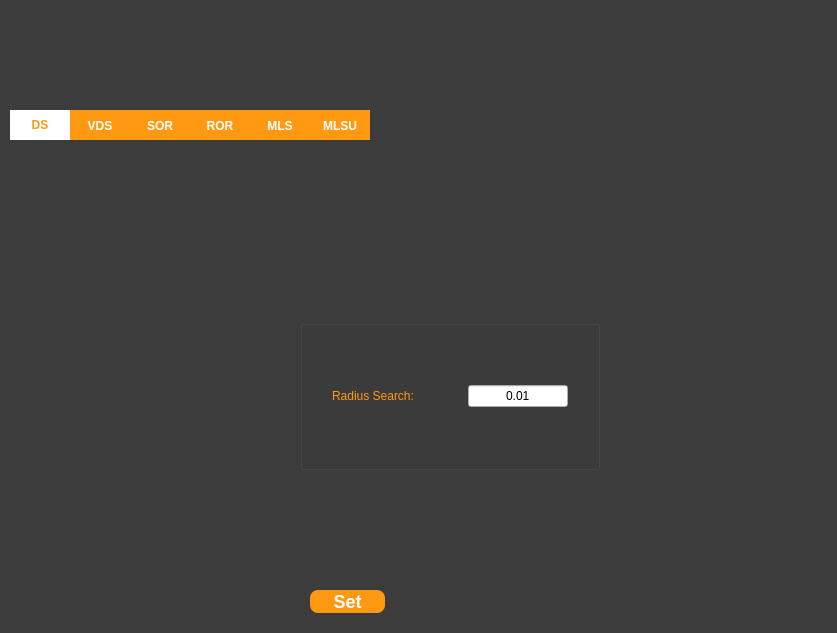
<?xml version="1.0" encoding="UTF-8"?>
<ui version="4.0">
 <class>treatmentForm</class>
 <widget class="QWidget" name="treatmentForm">
  <property name="geometry">
   <rect>
    <x>0</x>
    <y>0</y>
    <width>837</width>
    <height>633</height>
   </rect>
  </property>
  <property name="minimumSize">
   <size>
    <width>837</width>
    <height>400</height>
   </size>
  </property>
  <property name="font">
   <font>
    <family>Arial</family>
   </font>
  </property>
  <property name="windowTitle">
   <string>Form</string>
  </property>
  <property name="styleSheet">
   <string notr="true">
QWidget#treatmentForm{background-color:#3d3c3c}


QPushButton{background:#ff9912; border:none;color:#ffffff; border-radius:8px; font:bold 18px}
QPushButton::hover{background-color:#faab43} 
QPushButton::pressed{background-color:#969292} 

/*1.设置Tab样式*/

/*表示tabBar一直显示的样式*/

QTabBar::tab

{

    /*border-top-left-radius: 10px;

    border-top-right-radius: 10px;

    padding:2px 14px 2px 24px;
	height:30px;


    margin-right:1px;
	margin-left:1px;*/
height:30px;
width:60px
	
}

/*2.设置 pane的样式*/

QTabWidget::pane{

    border:none;

}




QTabBar::tab:!selected {

    background-color:#ff9912;

    color: rgb(255,255,255);

}

QTabBar::tab:selected, QTabBar::tab:hover {

    background-color: rgb(255,255,255);

    color:#ff9912;

} </string>
  </property>
  <widget class="QTabWidget" name="tabWidget">
   <property name="geometry">
    <rect>
     <x>10</x>
     <y>110</y>
     <width>791</width>
     <height>501</height>
    </rect>
   </property>
   <property name="minimumSize">
    <size>
     <width>0</width>
     <height>0</height>
    </size>
   </property>
   <property name="font">
    <font>
     <family>Arial</family>
     <weight>75</weight>
     <bold>true</bold>
    </font>
   </property>
   <property name="toolTip">
    <string/>
   </property>
   <property name="currentIndex">
    <number>0</number>
   </property>
   <widget class="QWidget" name="downsampling">
    <attribute name="title">
     <string>DS</string>
    </attribute>
    <widget class="QGroupBox" name="groupBox1">
     <property name="geometry">
      <rect>
       <x>290</x>
       <y>180</y>
       <width>300</width>
       <height>150</height>
      </rect>
     </property>
     <property name="minimumSize">
      <size>
       <width>0</width>
       <height>0</height>
      </size>
     </property>
     <property name="title">
      <string/>
     </property>
     <property name="alignment">
      <set>Qt::AlignCenter</set>
     </property>
     <layout class="QGridLayout" name="gridLayout">
      <item row="0" column="0">
       <layout class="QHBoxLayout" name="horizontalLayout">
        <item>
         <widget class="QLabel" name="label">
          <property name="maximumSize">
           <size>
            <width>130</width>
            <height>16777215</height>
           </size>
          </property>
          <property name="font">
           <font>
            <family>Arial</family>
           </font>
          </property>
          <property name="styleSheet">
           <string notr="true">QLabel{color:#ff9912}</string>
          </property>
          <property name="text">
           <string>Radius Search: </string>
          </property>
         </widget>
        </item>
        <item>
         <widget class="QLineEdit" name="lineedit_DS">
          <property name="maximumSize">
           <size>
            <width>100</width>
            <height>16777215</height>
           </size>
          </property>
          <property name="text">
           <string>0.01</string>
          </property>
          <property name="alignment">
           <set>Qt::AlignCenter</set>
          </property>
         </widget>
        </item>
       </layout>
      </item>
     </layout>
    </widget>
   </widget>
   <widget class="QWidget" name="voxel_downsampling">
    <attribute name="title">
     <string>VDS</string>
    </attribute>
    <widget class="QGroupBox" name="groupBox2">
     <property name="geometry">
      <rect>
       <x>370</x>
       <y>180</y>
       <width>300</width>
       <height>150</height>
      </rect>
     </property>
     <property name="minimumSize">
      <size>
       <width>0</width>
       <height>0</height>
      </size>
     </property>
     <property name="title">
      <string/>
     </property>
     <property name="alignment">
      <set>Qt::AlignCenter</set>
     </property>
     <layout class="QGridLayout" name="gridLayout_2">
      <item row="0" column="0">
       <layout class="QHBoxLayout" name="horizontalLayout_2">
        <item>
         <widget class="QLabel" name="label_2">
          <property name="maximumSize">
           <size>
            <width>130</width>
            <height>16777215</height>
           </size>
          </property>
          <property name="font">
           <font>
            <family>Arial</family>
           </font>
          </property>
          <property name="styleSheet">
           <string notr="true">QLabel{color:#ff9912}</string>
          </property>
          <property name="text">
           <string>Leaf Size: </string>
          </property>
         </widget>
        </item>
        <item>
         <widget class="QLineEdit" name="lineedit_VDS">
          <property name="maximumSize">
           <size>
            <width>100</width>
            <height>16777215</height>
           </size>
          </property>
          <property name="text">
           <string>0.05</string>
          </property>
          <property name="alignment">
           <set>Qt::AlignCenter</set>
          </property>
         </widget>
        </item>
       </layout>
      </item>
     </layout>
    </widget>
   </widget>
   <widget class="QWidget" name="sor">
    <attribute name="title">
     <string>SOR</string>
    </attribute>
    <widget class="QGroupBox" name="groupBox3">
     <property name="geometry">
      <rect>
       <x>360</x>
       <y>200</y>
       <width>300</width>
       <height>150</height>
      </rect>
     </property>
     <property name="minimumSize">
      <size>
       <width>0</width>
       <height>0</height>
      </size>
     </property>
     <property name="title">
      <string/>
     </property>
     <property name="alignment">
      <set>Qt::AlignCenter</set>
     </property>
     <layout class="QGridLayout" name="gridLayout_3">
      <item row="1" column="0">
       <layout class="QVBoxLayout" name="verticalLayout">
        <item>
         <layout class="QHBoxLayout" name="horizontalLayout_3">
          <item>
           <widget class="QLabel" name="label_3">
            <property name="maximumSize">
             <size>
              <width>130</width>
              <height>16777215</height>
             </size>
            </property>
            <property name="font">
             <font>
              <family>Arial</family>
             </font>
            </property>
            <property name="styleSheet">
             <string notr="true">QLabel{color:#ff9912}</string>
            </property>
            <property name="text">
             <string>Mean K: </string>
            </property>
           </widget>
          </item>
          <item>
           <widget class="QLineEdit" name="lineedit_SORK">
            <property name="maximumSize">
             <size>
              <width>100</width>
              <height>16777215</height>
             </size>
            </property>
            <property name="text">
             <string>10</string>
            </property>
            <property name="alignment">
             <set>Qt::AlignCenter</set>
            </property>
           </widget>
          </item>
         </layout>
        </item>
        <item>
         <spacer name="verticalSpacer">
          <property name="orientation">
           <enum>Qt::Vertical</enum>
          </property>
          <property name="sizeHint" stdset="0">
           <size>
            <width>20</width>
            <height>15</height>
           </size>
          </property>
         </spacer>
        </item>
        <item>
         <layout class="QHBoxLayout" name="horizontalLayout_4">
          <item>
           <widget class="QLabel" name="label_4">
            <property name="maximumSize">
             <size>
              <width>130</width>
              <height>16777215</height>
             </size>
            </property>
            <property name="font">
             <font>
              <family>Arial</family>
             </font>
            </property>
            <property name="styleSheet">
             <string notr="true">QLabel{color:#ff9912}</string>
            </property>
            <property name="text">
             <string>Std Multiplier: </string>
            </property>
           </widget>
          </item>
          <item>
           <widget class="QLineEdit" name="lineedit_SORSTD">
            <property name="maximumSize">
             <size>
              <width>100</width>
              <height>16777215</height>
             </size>
            </property>
            <property name="text">
             <string>3.0</string>
            </property>
            <property name="alignment">
             <set>Qt::AlignCenter</set>
            </property>
           </widget>
          </item>
         </layout>
        </item>
       </layout>
      </item>
      <item row="0" column="0">
       <spacer name="verticalSpacer_10">
        <property name="orientation">
         <enum>Qt::Vertical</enum>
        </property>
        <property name="sizeHint" stdset="0">
         <size>
          <width>20</width>
          <height>5</height>
         </size>
        </property>
       </spacer>
      </item>
      <item row="2" column="0">
       <spacer name="verticalSpacer_11">
        <property name="orientation">
         <enum>Qt::Vertical</enum>
        </property>
        <property name="sizeHint" stdset="0">
         <size>
          <width>20</width>
          <height>5</height>
         </size>
        </property>
       </spacer>
      </item>
     </layout>
    </widget>
   </widget>
   <widget class="QWidget" name="r_outlierremoval">
    <attribute name="title">
     <string>ROR</string>
    </attribute>
    <widget class="QGroupBox" name="groupBox4">
     <property name="geometry">
      <rect>
       <x>390</x>
       <y>200</y>
       <width>300</width>
       <height>150</height>
      </rect>
     </property>
     <property name="minimumSize">
      <size>
       <width>0</width>
       <height>0</height>
      </size>
     </property>
     <property name="title">
      <string/>
     </property>
     <property name="alignment">
      <set>Qt::AlignCenter</set>
     </property>
     <layout class="QGridLayout" name="gridLayout_4">
      <item row="1" column="0">
       <layout class="QVBoxLayout" name="verticalLayout_2">
        <item>
         <layout class="QHBoxLayout" name="horizontalLayout_5">
          <item>
           <widget class="QLabel" name="label_5">
            <property name="maximumSize">
             <size>
              <width>130</width>
              <height>16777215</height>
             </size>
            </property>
            <property name="font">
             <font>
              <family>Arial</family>
             </font>
            </property>
            <property name="styleSheet">
             <string notr="true">QLabel{color:#ff9912}</string>
            </property>
            <property name="text">
             <string>Neighbours: </string>
            </property>
           </widget>
          </item>
          <item>
           <widget class="QLineEdit" name="lineedit_RN">
            <property name="maximumSize">
             <size>
              <width>100</width>
              <height>16777215</height>
             </size>
            </property>
            <property name="text">
             <string>5</string>
            </property>
            <property name="alignment">
             <set>Qt::AlignCenter</set>
            </property>
           </widget>
          </item>
         </layout>
        </item>
        <item>
         <spacer name="verticalSpacer_2">
          <property name="orientation">
           <enum>Qt::Vertical</enum>
          </property>
          <property name="sizeHint" stdset="0">
           <size>
            <width>20</width>
            <height>15</height>
           </size>
          </property>
         </spacer>
        </item>
        <item>
         <layout class="QHBoxLayout" name="horizontalLayout_6">
          <item>
           <widget class="QLabel" name="label_6">
            <property name="maximumSize">
             <size>
              <width>130</width>
              <height>16777215</height>
             </size>
            </property>
            <property name="font">
             <font>
              <family>Arial</family>
             </font>
            </property>
            <property name="styleSheet">
             <string notr="true">QLabel{color:#ff9912}</string>
            </property>
            <property name="text">
             <string>Radius Search: </string>
            </property>
           </widget>
          </item>
          <item>
           <widget class="QLineEdit" name="lineedit_RS">
            <property name="maximumSize">
             <size>
              <width>100</width>
              <height>16777215</height>
             </size>
            </property>
            <property name="text">
             <string>0.05</string>
            </property>
            <property name="alignment">
             <set>Qt::AlignCenter</set>
            </property>
           </widget>
          </item>
         </layout>
        </item>
       </layout>
      </item>
      <item row="0" column="0">
       <spacer name="verticalSpacer_7">
        <property name="orientation">
         <enum>Qt::Vertical</enum>
        </property>
        <property name="sizeHint" stdset="0">
         <size>
          <width>20</width>
          <height>5</height>
         </size>
        </property>
       </spacer>
      </item>
      <item row="2" column="0">
       <spacer name="verticalSpacer_8">
        <property name="orientation">
         <enum>Qt::Vertical</enum>
        </property>
        <property name="sizeHint" stdset="0">
         <size>
          <width>20</width>
          <height>5</height>
         </size>
        </property>
       </spacer>
      </item>
     </layout>
    </widget>
   </widget>
   <widget class="QWidget" name="mls">
    <attribute name="title">
     <string>MLS</string>
    </attribute>
    <widget class="QGroupBox" name="groupBox5">
     <property name="geometry">
      <rect>
       <x>210</x>
       <y>140</y>
       <width>300</width>
       <height>150</height>
      </rect>
     </property>
     <property name="minimumSize">
      <size>
       <width>0</width>
       <height>0</height>
      </size>
     </property>
     <property name="title">
      <string/>
     </property>
     <property name="alignment">
      <set>Qt::AlignCenter</set>
     </property>
     <layout class="QGridLayout" name="gridLayout_5">
      <item row="1" column="0">
       <layout class="QVBoxLayout" name="verticalLayout_3">
        <item>
         <layout class="QHBoxLayout" name="horizontalLayout_7">
          <item>
           <widget class="QLabel" name="label_7">
            <property name="maximumSize">
             <size>
              <width>130</width>
              <height>16777215</height>
             </size>
            </property>
            <property name="font">
             <font>
              <family>Arial</family>
             </font>
            </property>
            <property name="styleSheet">
             <string notr="true">QLabel{color:#ff9912}</string>
            </property>
            <property name="text">
             <string>Search Radius: </string>
            </property>
           </widget>
          </item>
          <item>
           <widget class="QLineEdit" name="lineedit_MLSR">
            <property name="maximumSize">
             <size>
              <width>100</width>
              <height>16777215</height>
             </size>
            </property>
            <property name="text">
             <string>0.1</string>
            </property>
            <property name="alignment">
             <set>Qt::AlignCenter</set>
            </property>
           </widget>
          </item>
         </layout>
        </item>
        <item>
         <spacer name="verticalSpacer_3">
          <property name="orientation">
           <enum>Qt::Vertical</enum>
          </property>
          <property name="sizeHint" stdset="0">
           <size>
            <width>20</width>
            <height>10</height>
           </size>
          </property>
         </spacer>
        </item>
        <item>
         <layout class="QHBoxLayout" name="horizontalLayout_8">
          <item>
           <widget class="QLabel" name="label_8">
            <property name="maximumSize">
             <size>
              <width>130</width>
              <height>16777215</height>
             </size>
            </property>
            <property name="font">
             <font>
              <family>Arial</family>
             </font>
            </property>
            <property name="styleSheet">
             <string notr="true">QLabel{color:#ff9912}</string>
            </property>
            <property name="text">
             <string>Polynomial Order: </string>
            </property>
           </widget>
          </item>
          <item>
           <widget class="QLineEdit" name="lineedit_MLSP">
            <property name="maximumSize">
             <size>
              <width>100</width>
              <height>16777215</height>
             </size>
            </property>
            <property name="text">
             <string>2</string>
            </property>
            <property name="alignment">
             <set>Qt::AlignCenter</set>
            </property>
           </widget>
          </item>
         </layout>
        </item>
        <item>
         <spacer name="verticalSpacer_4">
          <property name="orientation">
           <enum>Qt::Vertical</enum>
          </property>
          <property name="sizeHint" stdset="0">
           <size>
            <width>20</width>
            <height>10</height>
           </size>
          </property>
         </spacer>
        </item>
        <item>
         <layout class="QHBoxLayout" name="horizontalLayout_9">
          <item>
           <widget class="QLabel" name="label_9">
            <property name="maximumSize">
             <size>
              <width>130</width>
              <height>16777215</height>
             </size>
            </property>
            <property name="font">
             <font>
              <family>Arial</family>
             </font>
            </property>
            <property name="styleSheet">
             <string notr="true">QLabel{color:#ff9912}</string>
            </property>
            <property name="text">
             <string>Sqr Gaussian Param: </string>
            </property>
           </widget>
          </item>
          <item>
           <widget class="QLineEdit" name="lineedit_MLSG">
            <property name="maximumSize">
             <size>
              <width>100</width>
              <height>16777215</height>
             </size>
            </property>
            <property name="text">
             <string>0.005</string>
            </property>
            <property name="alignment">
             <set>Qt::AlignCenter</set>
            </property>
           </widget>
          </item>
         </layout>
        </item>
       </layout>
      </item>
      <item row="0" column="0">
       <spacer name="verticalSpacer_13">
        <property name="orientation">
         <enum>Qt::Vertical</enum>
        </property>
        <property name="sizeHint" stdset="0">
         <size>
          <width>20</width>
          <height>2</height>
         </size>
        </property>
       </spacer>
      </item>
      <item row="2" column="0">
       <spacer name="verticalSpacer_14">
        <property name="orientation">
         <enum>Qt::Vertical</enum>
        </property>
        <property name="sizeHint" stdset="0">
         <size>
          <width>20</width>
          <height>2</height>
         </size>
        </property>
       </spacer>
      </item>
     </layout>
    </widget>
   </widget>
   <widget class="QWidget" name="mls_upsampling">
    <attribute name="title">
     <string>MLSU</string>
    </attribute>
    <widget class="QGroupBox" name="groupBox6">
     <property name="geometry">
      <rect>
       <x>200</x>
       <y>150</y>
       <width>300</width>
       <height>150</height>
      </rect>
     </property>
     <property name="minimumSize">
      <size>
       <width>0</width>
       <height>0</height>
      </size>
     </property>
     <property name="title">
      <string/>
     </property>
     <property name="alignment">
      <set>Qt::AlignCenter</set>
     </property>
     <layout class="QGridLayout" name="gridLayout_6">
      <item row="1" column="0">
       <layout class="QVBoxLayout" name="verticalLayout_4">
        <item>
         <layout class="QHBoxLayout" name="horizontalLayout_10">
          <item>
           <widget class="QLabel" name="label_10">
            <property name="maximumSize">
             <size>
              <width>130</width>
              <height>16777215</height>
             </size>
            </property>
            <property name="font">
             <font>
              <family>Arial</family>
             </font>
            </property>
            <property name="styleSheet">
             <string notr="true">QLabel{color:#ff9912}</string>
            </property>
            <property name="text">
             <string>Search Radius: </string>
            </property>
           </widget>
          </item>
          <item>
           <widget class="QLineEdit" name="lineedit_MLSUR">
            <property name="sizePolicy">
             <sizepolicy hsizetype="Fixed" vsizetype="Fixed">
              <horstretch>0</horstretch>
              <verstretch>0</verstretch>
             </sizepolicy>
            </property>
            <property name="minimumSize">
             <size>
              <width>100</width>
              <height>0</height>
             </size>
            </property>
            <property name="maximumSize">
             <size>
              <width>100</width>
              <height>16777215</height>
             </size>
            </property>
            <property name="text">
             <string>0.03</string>
            </property>
            <property name="alignment">
             <set>Qt::AlignCenter</set>
            </property>
           </widget>
          </item>
         </layout>
        </item>
        <item>
         <spacer name="verticalSpacer_5">
          <property name="orientation">
           <enum>Qt::Vertical</enum>
          </property>
          <property name="sizeHint" stdset="0">
           <size>
            <width>20</width>
            <height>10</height>
           </size>
          </property>
         </spacer>
        </item>
        <item>
         <layout class="QHBoxLayout" name="horizontalLayout_11">
          <item>
           <widget class="QLabel" name="label_11">
            <property name="maximumSize">
             <size>
              <width>130</width>
              <height>16777215</height>
             </size>
            </property>
            <property name="font">
             <font>
              <family>Arial</family>
             </font>
            </property>
            <property name="styleSheet">
             <string notr="true">QLabel{color:#ff9912}</string>
            </property>
            <property name="text">
             <string>Upsampling Radius: </string>
            </property>
           </widget>
          </item>
          <item>
           <widget class="QLineEdit" name="lineedit_MLSUUR">
            <property name="maximumSize">
             <size>
              <width>100</width>
              <height>16777215</height>
             </size>
            </property>
            <property name="text">
             <string>0.03</string>
            </property>
            <property name="alignment">
             <set>Qt::AlignCenter</set>
            </property>
           </widget>
          </item>
         </layout>
        </item>
        <item>
         <spacer name="verticalSpacer_6">
          <property name="orientation">
           <enum>Qt::Vertical</enum>
          </property>
          <property name="sizeHint" stdset="0">
           <size>
            <width>20</width>
            <height>10</height>
           </size>
          </property>
         </spacer>
        </item>
        <item>
         <layout class="QHBoxLayout" name="horizontalLayout_12">
          <item>
           <widget class="QLabel" name="label_12">
            <property name="maximumSize">
             <size>
              <width>130</width>
              <height>16777215</height>
             </size>
            </property>
            <property name="font">
             <font>
              <family>Arial</family>
             </font>
            </property>
            <property name="styleSheet">
             <string notr="true">QLabel{color:#ff9912}</string>
            </property>
            <property name="text">
             <string>Upsampling Step Size: </string>
            </property>
           </widget>
          </item>
          <item>
           <widget class="QLineEdit" name="lineedit_MLSUS">
            <property name="maximumSize">
             <size>
              <width>100</width>
              <height>16777215</height>
             </size>
            </property>
            <property name="text">
             <string>0.02</string>
            </property>
            <property name="alignment">
             <set>Qt::AlignCenter</set>
            </property>
           </widget>
          </item>
         </layout>
        </item>
       </layout>
      </item>
      <item row="2" column="0">
       <spacer name="verticalSpacer_9">
        <property name="orientation">
         <enum>Qt::Vertical</enum>
        </property>
        <property name="sizeHint" stdset="0">
         <size>
          <width>20</width>
          <height>2</height>
         </size>
        </property>
       </spacer>
      </item>
      <item row="0" column="0">
       <spacer name="verticalSpacer_12">
        <property name="orientation">
         <enum>Qt::Vertical</enum>
        </property>
        <property name="sizeHint" stdset="0">
         <size>
          <width>20</width>
          <height>2</height>
         </size>
        </property>
       </spacer>
      </item>
     </layout>
    </widget>
   </widget>
  </widget>
  <widget class="QPushButton" name="pushButton">
   <property name="geometry">
    <rect>
     <x>310</x>
     <y>590</y>
     <width>75</width>
     <height>23</height>
    </rect>
   </property>
   <property name="font">
    <font>
     <pointsize>-1</pointsize>
     <weight>75</weight>
     <italic>false</italic>
     <bold>true</bold>
    </font>
   </property>
   <property name="text">
    <string>Set</string>
   </property>
  </widget>
 </widget>
 <resources/>
 <connections/>
</ui>
